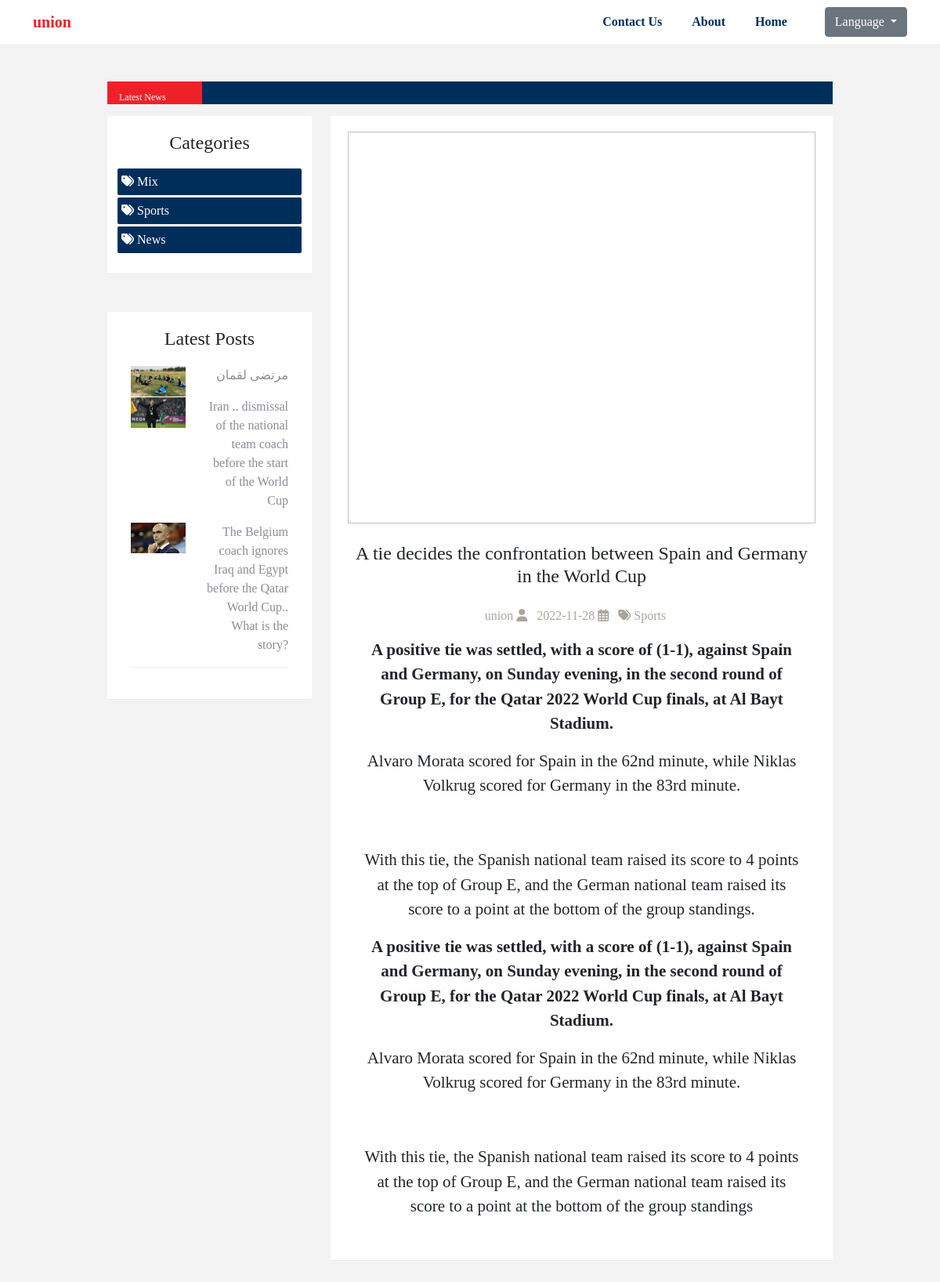
/details_post_en.php?id=151, run on the app's committed database.
### tables this page shows
CREATE TABLE `catigories` (
  `id` int(11) NOT NULL,
  `catigoryName` varchar(100) NOT NULL,
  `catigoryName_en` varchar(100) NOT NULL,
  `catigoryDate` datetime NOT NULL DEFAULT current_timestamp()
);

CREATE TABLE `posts` (
  `id` int(11) NOT NULL,
  `postTitle` varchar(200) NOT NULL,
  `postTitle_en` varchar(200) NOT NULL,
  `postCat` varchar(100) NOT NULL,
  `postImage` varchar(200) NOT NULL,
  `postContent` longtext NOT NULL,
  `postContent_en` longtext NOT NULL,
  `postDate` date NOT NULL DEFAULT current_timestamp(),
  `postAuthor` varchar(200) NOT NULL,
  `postAuthor_en` varchar(200) NOT NULL,
  `status` tinyint(4) NOT NULL,
  `type` tinyint(1) NOT NULL
);

### details_post_en.php (the view, shortened to what this page needs)
<?php include 'inc/header.php' ?>
<?php include 'inc/nav_en.php' ?>
<?php
if (isset($_GET['id']) && !empty($_GET['id'])) {
    global $con;
    $id = $_GET['id'];
    $query = "SELECT * FROM posts where id = '$id'";
    $res = mysqli_query($con, $query);
    $count = mysqli_num_rows($res);
    if ($count > 0) {
        $row = mysqli_fetch_assoc($res);
    } else {
        header("location:index.php");
    }
} else {
    header("location:index.php");
}
?>
<div class="content mt-5">
    <div class="container">
        <div class="row ">
            <?php include 'inc/title_news_en.php' ?>
            <div class="col-md-1"></div>
            <?php include 'inc/asid_en.php' ?>
            <div class="col-md-7">
                <div class="post text-center" dir="ltr">
                    <div class="post-image">
                        <a href="">
                            <img class="lazy-load" data-src="./admin/img/<?php echo $row['postImage']; ?>" alt="">
                        </a>
                    </div>
                    <div class="post-title mt-4 mb-4">
                        <h4>
                            <a> <?php echo $row['postTitle_en'] ?></a>
                        </h4>
                    </div>
                    <div class="post-details">
                        <div class="post-info">
                            <span> <?php echo $row['postAuthor_en'] ?> <i class="fas fa-user"></i></span>
                            <span><?php echo $row['postDate'] ?> <i class="far fa-calendar-alt"></i></span>
                            <span>
                                <span><i class="fas fa-tags"></i>
                                    <?php
                                    $query_catigories = "SELECT * FROM catigories where id = '$row[postCat]' ORDER BY id DESC";
                                    $sql_catigories = mysqli_query($con, $query_catigories);
                                    $row_catigories = mysqli_fetch_assoc($sql_catigories);
                                    echo $row_catigories['catigoryName_en'];
                                    ?>
                                </span>
                        </div>
                    </div>
                    <div class="postContent p-3">
                        <?php echo $row['postContent_en'] ?>
                    </div>
                </div>
            </div>
        </div>
    </div>
</div>
<?php include 'inc/footer.php' ?>

### inc/asid_en.php
<div class="col-md-3 ">
    <div class="catagories mb-5">
        <h4>Categories</h4>
        <ul dir="ltr">
            <?php
            $query_catigories = "SELECT * FROM  catigories  ORDER BY id DESC";
            $sql_catigories = mysqli_query($con, $query_catigories);
            while ($row_catigories = mysqli_fetch_assoc($sql_catigories)) {
            ?>
                <li>
                    <a href="categories_post_en.php?categories=<?php echo $row_catigories['catigoryName_en']; ?>">
                        <span><i class="fas fa-tags"></i></span>
                        <span><?php echo $row_catigories['catigoryName_en']; ?></span>
                    </a>
                </li>
            <?php
            }
            ?>
        </ul>
    </div>
    <div class="last-posts" dir="ltr">
        <h4 class="text-center">Latest Posts</h4>
        <div class="posts">
            <div class="row">
                <?php
                $query = "SELECT * FROM posts where status ='1'  ORDER BY id DESC LIMIT 3";
                $sql_post = mysqli_query($con, $query);
                while ($row_post = mysqli_fetch_assoc($sql_post)) {
                ?>
                    <div class=" col-md-5 ">
                        <a href="details_post_en.php?id=<?php echo $row_post['id'] ?>">
                            <img src="./admin/img/<?php echo $row_post['postImage'] ?>" alt="">
                        </a>
                    </div>
                    <div class="col-md-7 ">
                        <a href="details_post_en.php?id=<?php echo $row_post['id'] ?>">
                            <p> <?php echo $row_post['postTitle_en'] ?></p>
                        </a>
                    </div>
                <?php
                }
                ?>
            </div>
        </div>
    </div>
</div>

### assets/css/style.css (style rules this page uses)
:root { --bg1-color: #121227; --bg2-color: #101024; --yellow-color:#f3bc17; --pargraph-color:#8c8c96; --main-color: #002e5b; --brand-color:#ee2128; }
a, a:hover { text-decoration: none; }
body { margin: 0; padding: 0; box-sizing: border-box; background-color: #f3f3f3 !important; font-family: 'Baloo Bhaijaan 2', cursive !important; }
.content .post { background-color: #FFF; padding: 20px 22px; border-bottom: 1px solid #EAEAEA; margin-bottom: 30px; transition: 0.3s ease; }
.post-image { width: 100%; }
.post-image img { width: 100%; height: 500px; }
.post .post-details .post-info { color: #aaa69d; font-weight: 500; direction: rtl; }
.post .post-details .post-info span { margin-right: 8px; }
.catagories { background-color: #FFF; border-bottom: 1px solid #EAEAEA; padding: 20px 10px; }
.catagories h4 { text-align: center; border-bottom: 1px solid var(--second-color); padding-bottom: 10px; }
.catagories ul { list-style: none; padding: 0; margin: 6px 3px; }
.catagories ul li { background-color: var(--main-color); margin-bottom: 3px; border-radius: 2px; padding: 5px; }
.catagories ul li a { color: #FFF; }
.last-posts { background-color: #FFF; border-bottom: 1px solid #EAEAEA; padding: 20px 10px; margin-bottom: 40px; }
.last-posts .posts { margin: 20px; border-bottom: 1px solid #eee; }
.last-posts .posts p { color: #8c8c96; text-align: right; }
.last-posts .posts img { width: 100%; }
.postContent { font-size: 21px; }
* { box-sizing: border-box; }
.container { position: relative; }
.row:after { content: ""; display: table; clear: both; }

### data on the page
catigories: catigoryName_en "Mix"
catigories: catigoryName_en "Sports"
catigories: catigoryName_en "News"
posts: postImage (picture), postTitle_en "مرتضى لقمان"
posts: postImage (picture), postTitle_en "Iran .. dismissal of the national team coach before the start of the World Cup"
posts: postImage (picture), postTitle_en "The Belgium coach ignores Iraq and Egypt before the Qatar World Cup.. What is the story?"
posts: postTitle_en "A tie decides the confrontation between Spain and Germany in the World Cup", postAuthor_en "union", postDate "2022-11-28", postContent_en "A positive tie was settled, with a score of (1-1), against Spain and Germany, on Sunday evening, in the second round of Group E, for the Qatar 2022 World Cup finals, at Al Bayt Stadium. Alvaro Morata scored for Spain in the 62nd minute, while Niklas Volkrug scored for Germany in the 83rd minute. With this tie, the Spanish national team raised its score to 4 points at the top of Group E, and the German national team raised its score to a point at the bottom of the group standings. A positive tie was settled, with a score of (1-1), against Spain and Germany, on Sunday evening, in the second round of Group E, for the Qatar 2022 World Cup finals, at Al Bayt Stadium. Alvaro Morata scored for…"
